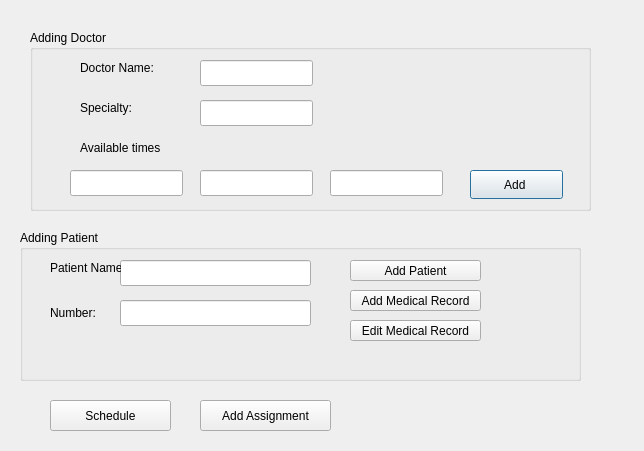
<?xml version="1.0" encoding="UTF-8"?>
<ui version="4.0">
 <class>AdminWindow</class>
 <widget class="QDialog" name="AdminWindow">
  <property name="geometry">
   <rect>
    <x>0</x>
    <y>0</y>
    <width>644</width>
    <height>451</height>
   </rect>
  </property>
  <property name="windowTitle">
   <string>Dialog</string>
  </property>
  <widget class="QGroupBox" name="groupBox_addDoctor">
   <property name="geometry">
    <rect>
     <x>30</x>
     <y>30</y>
     <width>561</width>
     <height>181</height>
    </rect>
   </property>
   <property name="title">
    <string>Adding Doctor </string>
   </property>
   <widget class="QLineEdit" name="lineEdit_doctorName">
    <property name="geometry">
     <rect>
      <x>170</x>
      <y>30</y>
      <width>113</width>
      <height>26</height>
     </rect>
    </property>
   </widget>
   <widget class="QLineEdit" name="lineEdit_specialty">
    <property name="geometry">
     <rect>
      <x>170</x>
      <y>70</y>
      <width>113</width>
      <height>26</height>
     </rect>
    </property>
   </widget>
   <widget class="QLineEdit" name="lineEdit_time_1">
    <property name="geometry">
     <rect>
      <x>40</x>
      <y>140</y>
      <width>113</width>
      <height>26</height>
     </rect>
    </property>
   </widget>
   <widget class="QPushButton" name="addButton">
    <property name="geometry">
     <rect>
      <x>440</x>
      <y>140</y>
      <width>93</width>
      <height>29</height>
     </rect>
    </property>
    <property name="text">
     <string>Add </string>
    </property>
   </widget>
   <widget class="QLineEdit" name="lineEdit_time_2">
    <property name="geometry">
     <rect>
      <x>170</x>
      <y>140</y>
      <width>113</width>
      <height>26</height>
     </rect>
    </property>
   </widget>
   <widget class="QLineEdit" name="lineEdit_time_3">
    <property name="geometry">
     <rect>
      <x>300</x>
      <y>140</y>
      <width>113</width>
      <height>26</height>
     </rect>
    </property>
   </widget>
   <widget class="QLabel" name="label_doctoName">
    <property name="geometry">
     <rect>
      <x>50</x>
      <y>30</y>
      <width>101</width>
      <height>16</height>
     </rect>
    </property>
    <property name="text">
     <string>Doctor Name:</string>
    </property>
   </widget>
   <widget class="QLabel" name="label_specialty">
    <property name="geometry">
     <rect>
      <x>50</x>
      <y>70</y>
      <width>81</width>
      <height>16</height>
     </rect>
    </property>
    <property name="text">
     <string>Specialty:</string>
    </property>
   </widget>
   <widget class="QLabel" name="label_times">
    <property name="geometry">
     <rect>
      <x>50</x>
      <y>110</y>
      <width>81</width>
      <height>16</height>
     </rect>
    </property>
    <property name="text">
     <string>Available times:</string>
    </property>
   </widget>
  </widget>
  <widget class="QGroupBox" name="groupBox_addPatient">
   <property name="geometry">
    <rect>
     <x>20</x>
     <y>230</y>
     <width>561</width>
     <height>151</height>
    </rect>
   </property>
   <property name="title">
    <string>Adding Patient</string>
   </property>
   <widget class="QLineEdit" name="lineEdit_patientname">
    <property name="geometry">
     <rect>
      <x>100</x>
      <y>30</y>
      <width>191</width>
      <height>26</height>
     </rect>
    </property>
   </widget>
   <widget class="QLineEdit" name="lineEdit_patientNumber">
    <property name="geometry">
     <rect>
      <x>100</x>
      <y>70</y>
      <width>191</width>
      <height>26</height>
     </rect>
    </property>
   </widget>
   <widget class="QPushButton" name="pushButton_addPatient">
    <property name="geometry">
     <rect>
      <x>330</x>
      <y>30</y>
      <width>131</width>
      <height>21</height>
     </rect>
    </property>
    <property name="text">
     <string>Add Patient</string>
    </property>
   </widget>
   <widget class="QPushButton" name="pushButton_addRecord">
    <property name="geometry">
     <rect>
      <x>330</x>
      <y>60</y>
      <width>131</width>
      <height>21</height>
     </rect>
    </property>
    <property name="text">
     <string>Add Medical Record</string>
    </property>
   </widget>
   <widget class="QPushButton" name="pushButton_editRecord">
    <property name="geometry">
     <rect>
      <x>330</x>
      <y>90</y>
      <width>131</width>
      <height>21</height>
     </rect>
    </property>
    <property name="text">
     <string>Edit Medical Record</string>
    </property>
   </widget>
   <widget class="QLabel" name="label">
    <property name="geometry">
     <rect>
      <x>30</x>
      <y>30</y>
      <width>71</width>
      <height>16</height>
     </rect>
    </property>
    <property name="text">
     <string>Patient Name:</string>
    </property>
   </widget>
   <widget class="QLabel" name="label_number">
    <property name="geometry">
     <rect>
      <x>30</x>
      <y>75</y>
      <width>51</width>
      <height>16</height>
     </rect>
    </property>
    <property name="text">
     <string>Number:</string>
    </property>
   </widget>
  </widget>
  <widget class="QPushButton" name="scheduleButton">
   <property name="geometry">
    <rect>
     <x>50</x>
     <y>400</y>
     <width>121</width>
     <height>31</height>
    </rect>
   </property>
   <property name="text">
    <string>Schedule</string>
   </property>
  </widget>
  <widget class="QPushButton" name="addAssignmentButton">
   <property name="geometry">
    <rect>
     <x>200</x>
     <y>400</y>
     <width>131</width>
     <height>31</height>
    </rect>
   </property>
   <property name="text">
    <string>Add Assignment</string>
   </property>
  </widget>
 </widget>
 <resources/>
 <connections/>
</ui>
